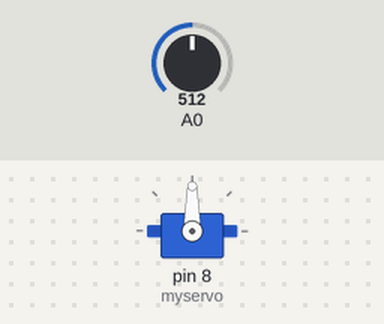
A sketch run on a simulated Arduino Uno, built with avr-gcc and run on an emulated ATmega328P. Parts: servo. The test bench sets the inputs (shaded band); at power-on: A0 = 512. What the sketch prints to the serial monitor is not drawn.

Above: at 1.2 s.
1.3 s: A0 set to 716
At 2.5 s:
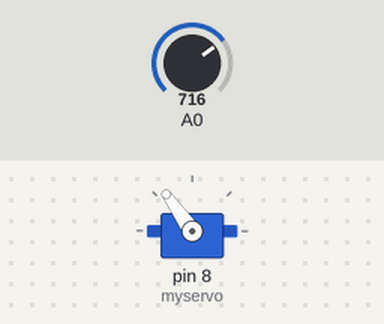
2.8 s: A0 set to 900
At 3.8 s:
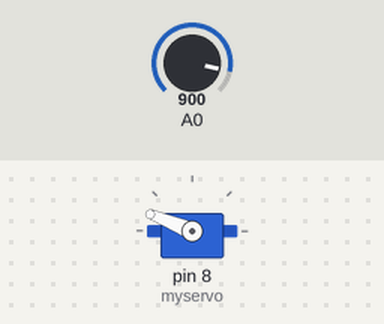
4.3 s: A0 set to 1023
At 4.9 s:
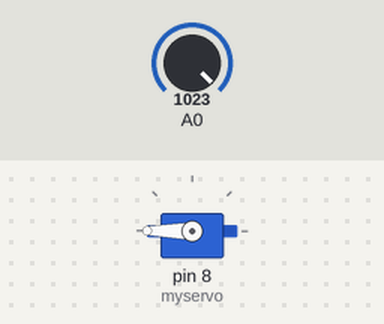
5.8 s: A0 set to 306
At 6.1 s:
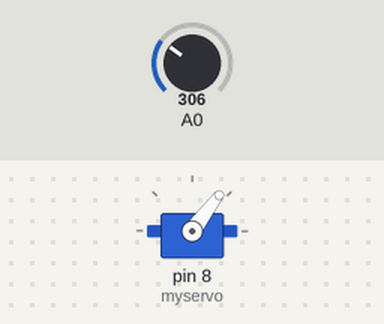
7.3 s: A0 set to 122
At 8.3 s:
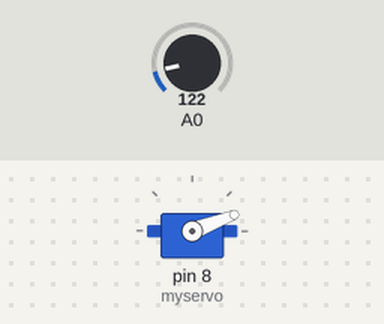
8.8 s: A0 set to 0
At 9.3 s:
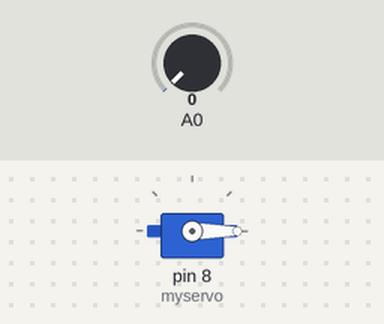
Timing chart, 0 to 11.3 s (numbered marks = the images above; inputs shaded):
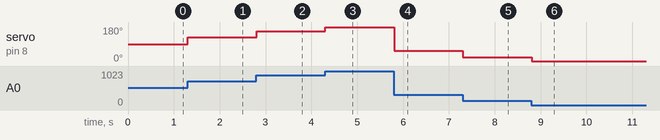

The sketch:

Mechanical_Arm_Servo_Test_4_4.ino
```cpp
#include <Servo.h>             /* need this library for servo syntax */
Servo myservo;

int servo = 8;                 /* ? */
long duration, cm, inches;     /* ? */

void setup() {
  Serial.begin(9600);
  pinMode(A0, INPUT);
  pinMode(8, OUTPUT);
  myservo.attach(8);             /* attaches servo to signal pin on board */


}

void loop() {

  int T = analogRead(A0);        /* sets variable T to the analog port on board */

  T = map(T, 0, 1023, 0, 180);   /* changes analog readings to 0-180 degrees*/
  int A = T;
  Serial.println(T);             /* lgs what the value of T is */

  myservo.write(T);              /* controls servo position*/

  /* This is a comment from jean */
  /* hola*/
}
```

Measured:
- after the input at 1.3 s, servo on pin 8 (myservo): 90° → 125° at once
- after the input at 2.8 s, servo on pin 8 (myservo): 125° → 158° at once
- after the input at 4.3 s, servo on pin 8 (myservo): 158° → 180° at once
- after the input at 5.8 s, servo on pin 8 (myservo): 180° → 53° at once
- after the input at 7.3 s, servo on pin 8 (myservo): 53° → 21° at once
- after the input at 8.8 s, servo on pin 8 (myservo): 21° → 0° at once
